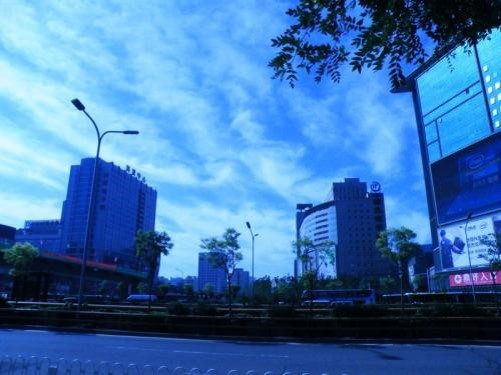
#> input picture Homework2/1.white_balance/blue.jpg, 501 x 375 px
$ python white_balance.py
#> lines starting #> are read from the running program, lines starting #| are printed output that depends on the picture
#> further down, img_bgr is the input picture: shape (375, 501, 3); mean B, G, R 174.9, 118.1, 66.6
#!/usr/bin/env python
# -*- coding: UTF-8 -*-

import cv2
import numpy as np


def white_balance(img):
    # 读取图像
    r, g, b = cv2.split(img)
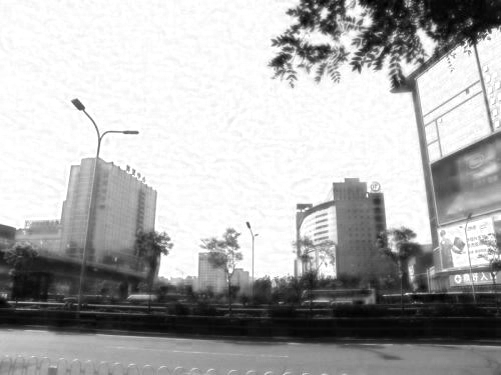
#> r: shape (375, 501); min 0, max 255, mean 174.9
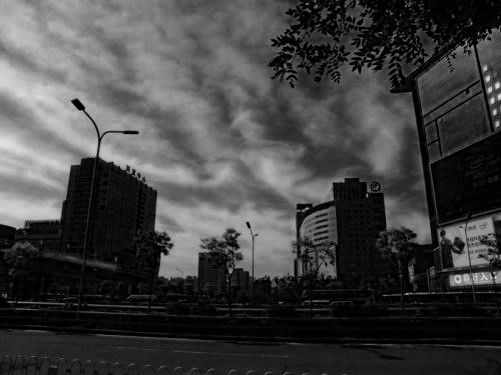
#> b: shape (375, 501); min 0, max 225, mean 66.6
    r_avg = cv2.mean(r)[0]
#> r_avg = 174.9
    g_avg = cv2.mean(g)[0]
#> g_avg = 118.1
    b_avg = cv2.mean(b)[0]
#> b_avg = 66.58
    # 求各个通道所占增益
    k = (r_avg + g_avg + b_avg) / 3
#> k = 119.9
    kr = k / r_avg
#> kr = 0.685
    kg = k / g_avg
#> kg = 1.01
    kb = k / b_avg
#> kb = 1.8
    r = cv2.addWeighted(src1=r, alpha=kr, src2=0, beta=0, gamma=0)
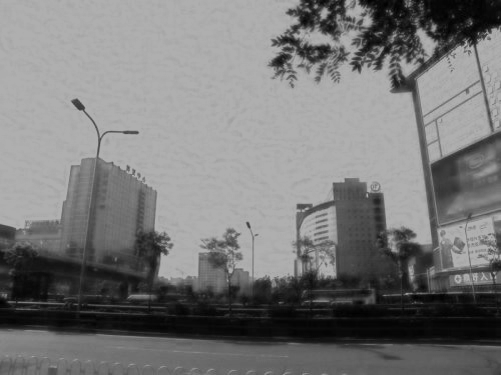
#> r: shape (375, 501); min 0, max 175, mean 119.9
    g = cv2.addWeighted(src1=g, alpha=kg, src2=0, beta=0, gamma=0)
    b = cv2.addWeighted(src1=b, alpha=kb, src2=0, beta=0, gamma=0)
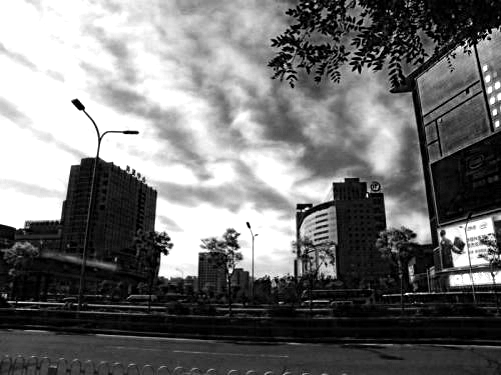
#> b: shape (375, 501); min 0, max 255, mean 114.1
    balance_img = cv2.merge([b, g, r])
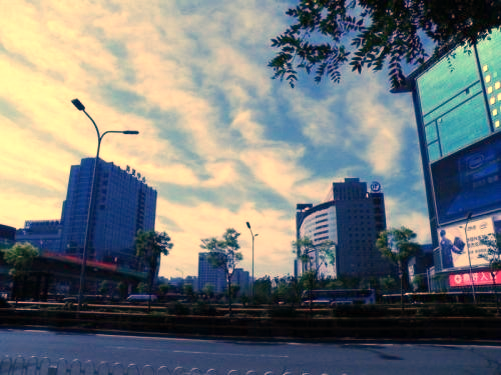
#> balance_img: shape (375, 501, 3); mean R, G, B 114.1, 119.8, 119.9
    return balance_img


def perfect_reflection(img_input):
    img = img_input.copy()
    b, g, r = cv2.split(img)
    m, n, t = img.shape
#> m = 375; n = 501; t = 3
    sum_ = np.zeros(b.shape)
    for i in range(m):
        for j in range(n):
            sum_[i][j] = int(b[i][j]) + int(g[i][j]) + int(r[i][j])
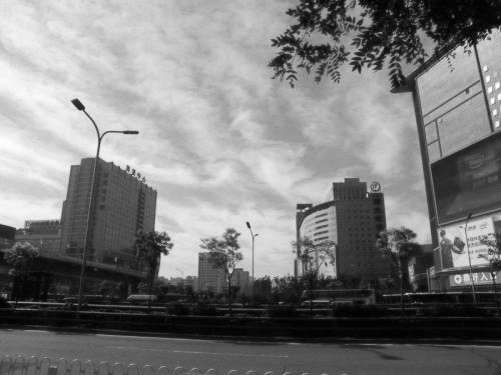
#> sum_: shape (375, 501) float64; min 2, max 730, mean 359.6; drawn with min black and max white
    hists, bins = np.histogram(sum_.flatten(), 766, [0, 766])
#> hists = 766 values, max 925 at index 17, min 0 at index 0, mean 245.3; bins = 767 values from 0 to 766
    Y = 765
    num, key = 0, 0
    ratio = 0.1
    while Y >= 0:
        num += hists[Y]
        if num > m * n * ratio / 100:
            key = Y
            break
        Y = Y - 1
#> this loop made 54 passes
#> num on passes 1 to 12: 0, 0, 0, 0, 0, 0, 0, 0, 0, 0, 0, 0
#> after the loop, Y = 712; num = 199

    sum_b, sum_g, sum_r = 0, 0, 0
    time = 0
    for i in range(m):
        for j in range(n):
            if sum_[i][j] >= key:
                sum_b += b[i][j]
                sum_g += g[i][j]
                sum_r += r[i][j]
                time = time + 1
#> after the loop, sum_b = 50651; sum_g = 49275; sum_r = 43007; time = 199

    avg_b = sum_b / time
#> avg_b = 254.5
    avg_g = sum_g / time
#> avg_g = 247.6
    avg_r = sum_r / time
#> avg_r = 216.1

    maxvalue = float(np.max(img))
#> maxvalue = 255
    # maxvalue = 255
    for i in range(m):
        for j in range(n):
            b = int(img[i][j][0]) * maxvalue / int(avg_b)
            g = int(img[i][j][1]) * maxvalue / int(avg_g)
            r = int(img[i][j][2]) * maxvalue / int(avg_r)
            if b > 255:
                b = 255
            if b < 0:
                b = 0
            if g > 255:
                g = 255
            if g < 0:
                g = 0
            if r > 255:
                r = 255
            if r < 0:
                r = 0
            img[i][j][0] = b
            img[i][j][1] = g
            img[i][j][2] = r
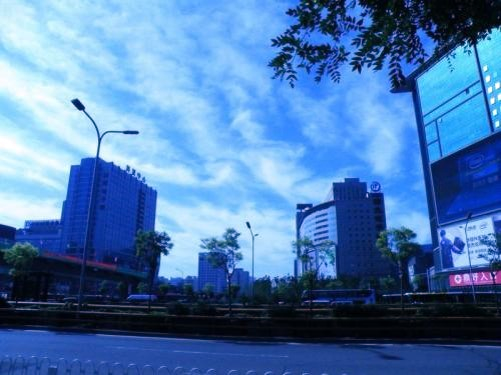
#> img: shape (375, 501, 3); mean B, G, R 175, 121.4, 78.1

    return img


img_bgr = cv2.imread("./blue.jpg", 1)

cv2.imshow("raw", img_bgr)

img_bgr0 = white_balance(img_bgr)
img_bgr1 = perfect_reflection(img_bgr)


cv2.imshow("white balance", img_bgr0)
cv2.imshow("perfect reflection", img_bgr1)


cv2.waitKey(0)
